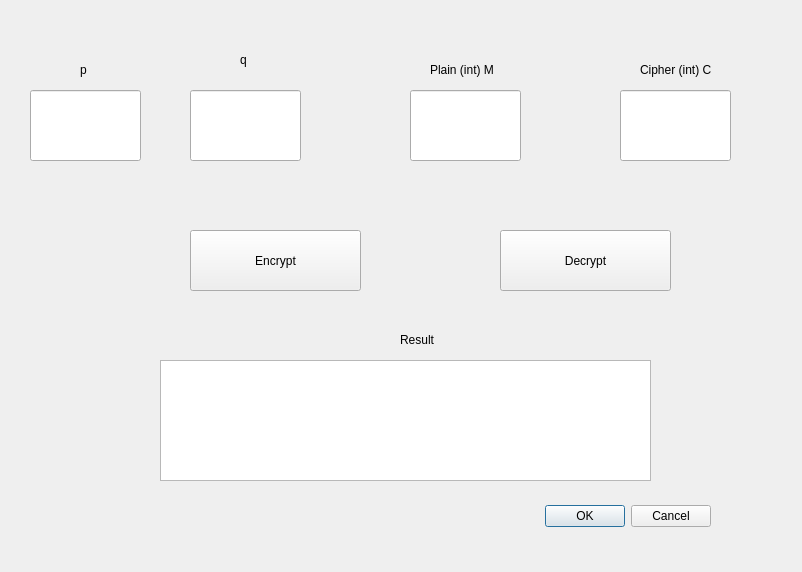
<?xml version="1.0" encoding="UTF-8"?>
<ui version="4.0">
 <class>qtrsa</class>
 <widget class="QDialog" name="qtrsa">
  <property name="geometry">
   <rect>
    <x>0</x>
    <y>0</y>
    <width>802</width>
    <height>572</height>
   </rect>
  </property>
  <property name="windowTitle">
   <string>Dialog</string>
  </property>
  <widget class="QDialogButtonBox" name="buttonBox">
   <property name="geometry">
    <rect>
     <x>370</x>
     <y>500</y>
     <width>341</width>
     <height>32</height>
    </rect>
   </property>
   <property name="orientation">
    <enum>Qt::Horizontal</enum>
   </property>
   <property name="standardButtons">
    <set>QDialogButtonBox::Cancel|QDialogButtonBox::Ok</set>
   </property>
  </widget>
  <widget class="QPushButton" name="EncryptPushButton">
   <property name="geometry">
    <rect>
     <x>190</x>
     <y>230</y>
     <width>171</width>
     <height>61</height>
    </rect>
   </property>
   <property name="text">
    <string>Encrypt</string>
   </property>
  </widget>
  <widget class="QLabel" name="KeyLabel">
   <property name="geometry">
    <rect>
     <x>80</x>
     <y>60</y>
     <width>21</width>
     <height>20</height>
    </rect>
   </property>
   <property name="text">
    <string>p</string>
   </property>
  </widget>
  <widget class="QTextBrowser" name="OutputTextBrowser">
   <property name="geometry">
    <rect>
     <x>160</x>
     <y>360</y>
     <width>491</width>
     <height>121</height>
    </rect>
   </property>
  </widget>
  <widget class="QLabel" name="CipherLabel_2">
   <property name="geometry">
    <rect>
     <x>400</x>
     <y>330</y>
     <width>91</width>
     <height>20</height>
    </rect>
   </property>
   <property name="text">
    <string>Result</string>
   </property>
  </widget>
  <widget class="QLabel" name="PlainLabel">
   <property name="geometry">
    <rect>
     <x>430</x>
     <y>60</y>
     <width>91</width>
     <height>20</height>
    </rect>
   </property>
   <property name="text">
    <string>Plain (int) M</string>
   </property>
  </widget>
  <widget class="QLineEdit" name="CipherLineEdit">
   <property name="geometry">
    <rect>
     <x>620</x>
     <y>90</y>
     <width>111</width>
     <height>71</height>
    </rect>
   </property>
  </widget>
  <widget class="QLineEdit" name="qLineEdit">
   <property name="geometry">
    <rect>
     <x>190</x>
     <y>90</y>
     <width>111</width>
     <height>71</height>
    </rect>
   </property>
  </widget>
  <widget class="QLineEdit" name="PlainLineEdit">
   <property name="geometry">
    <rect>
     <x>410</x>
     <y>90</y>
     <width>111</width>
     <height>71</height>
    </rect>
   </property>
  </widget>
  <widget class="QLabel" name="CipherLabel">
   <property name="geometry">
    <rect>
     <x>640</x>
     <y>60</y>
     <width>101</width>
     <height>20</height>
    </rect>
   </property>
   <property name="text">
    <string>Cipher (int) C</string>
   </property>
  </widget>
  <widget class="QPushButton" name="DecryptPushButton">
   <property name="geometry">
    <rect>
     <x>500</x>
     <y>230</y>
     <width>171</width>
     <height>61</height>
    </rect>
   </property>
   <property name="text">
    <string>Decrypt</string>
   </property>
  </widget>
  <widget class="QLineEdit" name="PLineEdit">
   <property name="geometry">
    <rect>
     <x>30</x>
     <y>90</y>
     <width>111</width>
     <height>71</height>
    </rect>
   </property>
  </widget>
  <widget class="QLabel" name="KeyLabel_2">
   <property name="geometry">
    <rect>
     <x>240</x>
     <y>50</y>
     <width>21</width>
     <height>20</height>
    </rect>
   </property>
   <property name="text">
    <string>q</string>
   </property>
  </widget>
 </widget>
 <resources/>
 <connections>
  <connection>
   <sender>buttonBox</sender>
   <signal>accepted()</signal>
   <receiver>qtrsa</receiver>
   <slot>accept()</slot>
   <hints>
    <hint type="sourcelabel">
     <x>248</x>
     <y>254</y>
    </hint>
    <hint type="destinationlabel">
     <x>157</x>
     <y>274</y>
    </hint>
   </hints>
  </connection>
  <connection>
   <sender>buttonBox</sender>
   <signal>rejected()</signal>
   <receiver>qtrsa</receiver>
   <slot>reject()</slot>
   <hints>
    <hint type="sourcelabel">
     <x>316</x>
     <y>260</y>
    </hint>
    <hint type="destinationlabel">
     <x>286</x>
     <y>274</y>
    </hint>
   </hints>
  </connection>
 </connections>
</ui>
